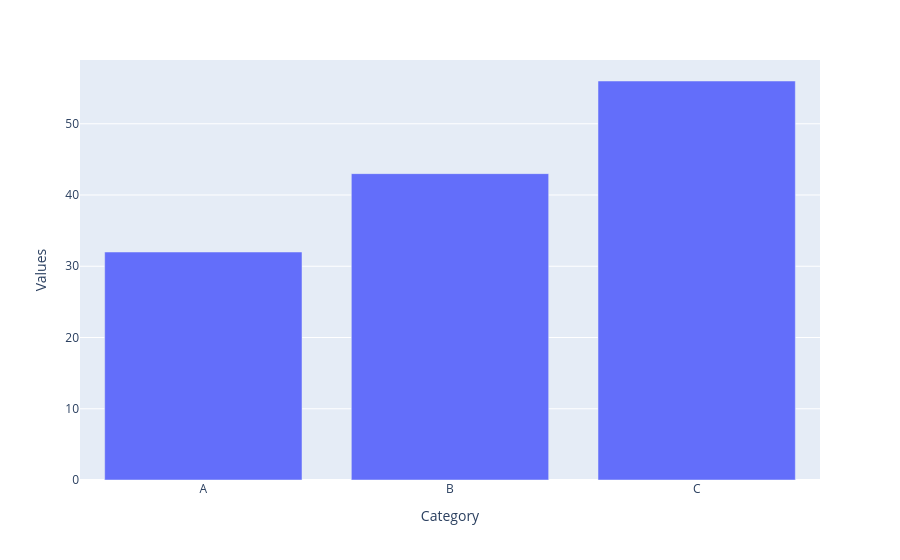

Source (notebook cell):
### Code cell
px.bar(df2,x='Category',y='Values')

### Figure 1 — Plotly figure (JSON) as saved in the notebook; plotly's stock layout.template omitted (floating-point values rounded to 4 significant figures)
{"data": [{"hovertemplate": "Category=%{x}<br>Values=%{y}<extra></extra>", "legendgroup": "", "marker": {"color": "#636efa", "pattern": {"shape": ""}}, "name": "", "orientation": "v", "showlegend": false, "textposition": "auto", "type": "bar", "x": ["A", "B", "C"], "xaxis": "x", "y": [32, 43, 56], "yaxis": "y"}], "layout": {"barmode": "relative", "legend": {"tracegroupgap": 0}, "margin": {"t": 60}, "xaxis": {"anchor": "y", "domain": [0, 1], "title": {"text": "Category"}}, "yaxis": {"anchor": "x", "domain": [0, 1], "title": {"text": "Values"}}}}
